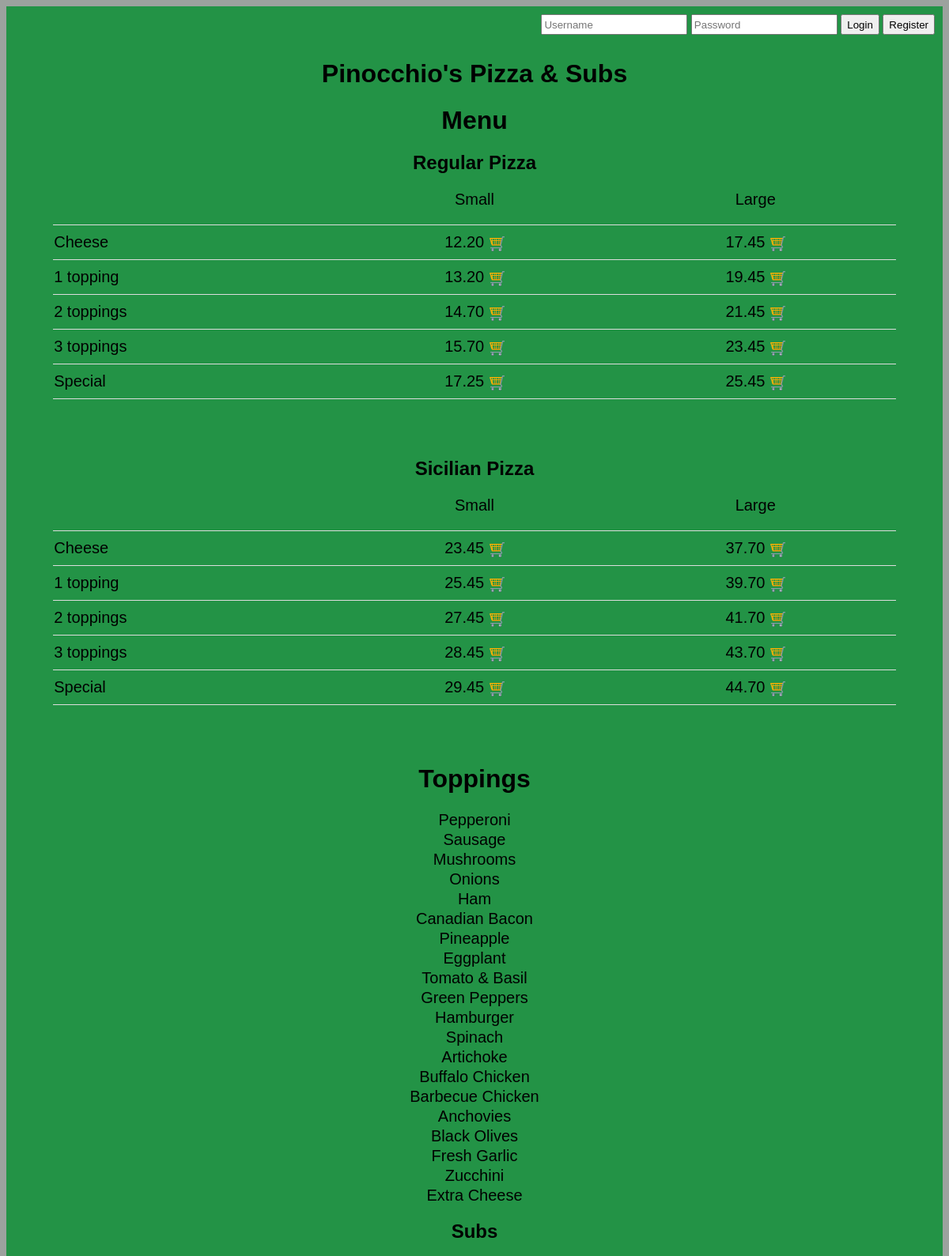
The page / (upper part) on the database its author committed.
### orders/models.py (models this page shows)
class FoodType(models.Model):
    intype = models.CharField(max_length=64)
    def __str__(self):
        return f"{self.intype}"

class Menu(models.Model):
    food_type = models.ForeignKey(FoodType, on_delete=models.CASCADE, related_name="items")
    size = models.ForeignKey(Size, on_delete=models.CASCADE, related_name="items")
    toppings_type = models.ForeignKey(PizzaToppingsTypes, on_delete=models.CASCADE, related_name="items", blank=True, default=6)
    price = models.DecimalField(max_digits=6, decimal_places=2)
    priority = models.IntegerField(default=50);
    name = models.CharField(max_length=64)
    number_of_toppings = models.IntegerField(default=0);
    is_special = models.IntegerField(default=0)
    comment = models.CharField(max_length=64, blank=True)
    show = models.BooleanField(default=True)
    def __str__(self):
        return f" {self.food_type} - {self.name} - {self.size} for {self.price} USD."
    class Meta:
        ordering = ['food_type', 'toppings_type', 'size']

class PizzaToppings(models.Model):
    topping = models.CharField(max_length=64, blank=False)
    group = models.CharField(max_length=64, default="nogroup")
    def __str__(self):
        return f"{self.topping}"

### orders/views.py (the view, shortened to what this page needs)
# urls.py: path("", views.index, name="index"),
def index(request):
    context = {
        "menu": Menu.objects.all(),
        "message": None,
        "toppings": PizzaToppings.objects.all()
    }
    return render(request, "orders/index.html", context)

### orders/models.py (called while the page is built)
    def __str__(self):
        return f"{self.name}"

### orders/templates/orders/index.html (shortened to what this page needs)
{% extends "orders/base.html" %}
{% block body %}
    <div class="login">
        <form action="{% url 'login' %}" method="post">
            <input class="login_field textfield" name="username" type="text" placeholder="Username"/>
            <input class="login_field textfield" name="password" type="password" placeholder="Password"/>
            <input class="login_field login_btn" type="submit" value="Login"/>
            <button class="login_field login_btn" id="goto_reg_btn" type="button">Register</button>
        </form>
    </div>
    <h1>Pinocchio's Pizza & Subs</h1>
    <h1>Menu</h1>
    {% regroup menu by food_type as menugrouped %}
    {% for type in menugrouped %}
        <h2 class=food_type_header>{{type.grouper}} </h2>
        <table class=menu_table>
            {% if  type.grouper|stringformat:"s" in "Pasta Salads" %}
                <tr class=table_name>
                    <td></td>
                    <td>Regular</td>
                </tr>
            {% else %}
                <tr class=table_name>
                    <td></td>
                    <td>Small</td>
                    <td>Large</td>
                </tr>
            {% endif %}
        {% if type.grouper|stringformat:"s" in "Subs Pasta Salads 'Dinner Platters'" %}
            {% regroup type.list|dictsortreversed:"priority" by name as menu_items %}
        {% else %}
            {% regroup type.list by toppings_type as menu_items %}
        {% endif %}
        {% for itemz in menu_items %}
            <tr>
            {% for item in itemz.list %}
                {% if "Small" == item.size|stringformat:"s" %}
                    <td>{{item.name}} <a class="comment">{{item.comment}}</a></td>
                    <td class="items_for_cart" data-name="{{item}}" data-toppings="{{item.number_of_toppings}}"
                        data-price="{{item.price}}" data-is_special="{{item.is_special}}" id="{{item.id}}">
                        {{item.price}}
                        <img class="buy_it" src="/static/orders/images/shopping_cart2.png" alt="Buy it">
                    </td>
                {% endif %}
                {% if "Large" == item.size|stringformat:"s" %}
                    <td class="items_for_cart" data-name="{{item}}" data-toppings="{{item.number_of_toppings}}"
                        data-price="{{item.price}}" data-is_special="{{item.is_special}}" id="{{item.id}}">
                        {{item.price}}
                        <img class="buy_it" src="/static/orders/images/shopping_cart2.png" alt="Buy it">
                    </td>
                {% endif %}
            {% endfor %}
            </tr>
        {% endfor %}
        </table>
        <br><br><br>
        {% if  type.grouper|stringformat:"s" in "Sicilian Pizza" %}
            <h1>Toppings</h1>
            {% for topping in toppings %}
                <p class="index_toppings"> {{ topping }}</p>
            {% endfor %}
        {% endif %}
    {% endfor %}
{% endblock %}

### orders/static/orders/styles.css (style rules this page uses)
body { font-family: sans-serif; background-color:#9ca29e; }
.index_toppings { text-align: center; font-size: 20px; margin:2px; }
.login { text-align: right; padding:10px; }
.login_field { height: 20px; }
.login_btn { height: 26px; cursor: pointer; }
.food_type_header { text-align:center; }
.menu_table { width:100%; padding-left:5%; padding-right:5%; border-spacing:0; font-size:20px; }
.menu_table td { width:30%; border-bottom: 1px solid #ddd; }
.items_for_cart, .items_for_cart_index { padding:10px; text-align: center; }
.table_name td { padding-bottom:20px; text-align: center; }
.buy_it { width:20px; margin-bottom: -5px; }
h1 { text-align: center; }

### rows shown on the page
FoodType: grouper "Regular Pizza", shows "Small"
Menu: name "Cheese", price "12.20"
Menu: price "17.45"
Menu: name "1 topping", price "13.20"
Menu: price "19.45"
Menu: name "2 toppings", price "14.70"
Menu: price "21.45"
Menu: name "3 toppings", price "15.70"
Menu: price "23.45"
Menu: name "Special", price "17.25"
Menu: price "25.45"
FoodType: grouper "Sicilian Pizza", shows "Small"
Menu: name "Cheese", price "23.45"
Menu: price "37.70"
Menu: name "1 topping", price "25.45"
Menu: price "39.70"
Menu: name "2 toppings", price "27.45"
Menu: price "41.70"
Menu: name "3 toppings", price "28.45"
Menu: price "43.70"
Menu: name "Special", price "29.45"
Menu: price "44.70"
PizzaToppings: topping "Pepperoni"
PizzaToppings: topping "Sausage"
PizzaToppings: topping "Mushrooms"
PizzaToppings: topping "Onions"
PizzaToppings: topping "Ham"
PizzaToppings: topping "Canadian Bacon"
PizzaToppings: topping "Pineapple"
PizzaToppings: topping "Eggplant"
PizzaToppings: topping "Tomato & Basil"
PizzaToppings: topping "Green Peppers"
PizzaToppings: topping "Hamburger"
PizzaToppings: topping "Spinach"
PizzaToppings: topping "Artichoke"
PizzaToppings: topping "Buffalo Chicken"
PizzaToppings: topping "Barbecue Chicken"
PizzaToppings: topping "Anchovies"
PizzaToppings: topping "Black Olives"
PizzaToppings: topping "Fresh Garlic"
PizzaToppings: topping "Zucchini"
PizzaToppings: topping "Extra Cheese"
FoodType: grouper "Subs"
